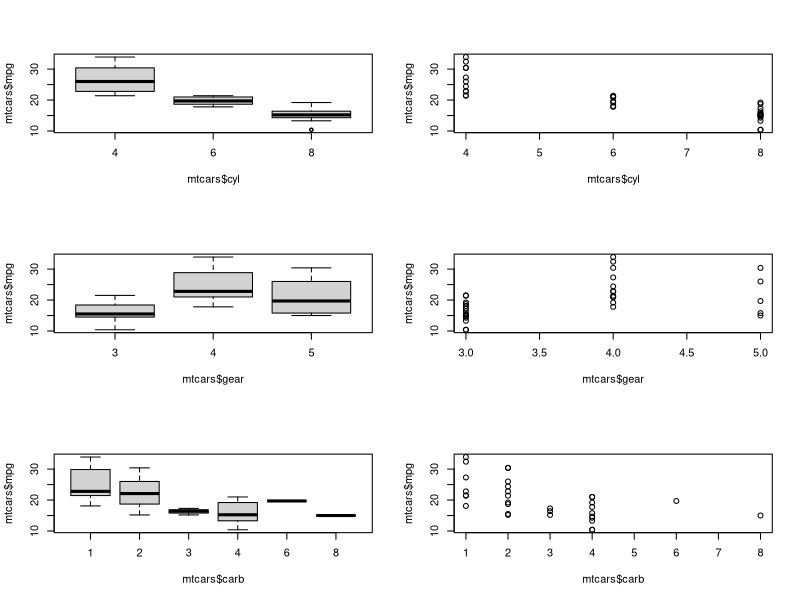

The R script that drew this image:
## ---- chunk 1

knitr::opts_chunk$set(echo = TRUE)

## ---- chunk 2

# Messages suppressed for this code chunk
library(datasets)  # For the mtcars data
library(tidyverse)
library(car)  # For the VIF function

# Load and view some information about the data
data("mtcars")
mtcars <- as_tibble(mtcars, rownames = "vehicle")  # Put row names in a column
str(mtcars)  # Check structure, all numeric besides vehicle names

## ---- chunk 3

# Figure output is suppressed in this code chunk
# Check if the discrete variables should be treated as numeric or categorical
par(mfrow = c(3, 2))  # Setup plot space
boxplot(mtcars$mpg ~ mtcars$cyl)
plot(mtcars$mpg ~ mtcars$cyl)  # Only three levels, but seems linear
boxplot(mtcars$mpg ~ mtcars$gear)
plot(mtcars$mpg ~ mtcars$gear)  # Only three levels, and doesn't seem linear
boxplot(mtcars$mpg ~ mtcars$carb)
plot(mtcars$mpg ~ mtcars$carb)  # Six levels, and somewhat linear
# Based on the checks above, cyl and carb will be treated as numeric and gear
# will be treated as categorical

# Proceed with converting data types
mtcars <- mtcars %>%
  mutate(vs = as.factor(vs)) %>%
  mutate(am = as.factor(am)) %>%
  mutate(gear = as.factor(gear))

# The vs and am variables are coded with zeros and ones, but it will be easier
# to work with them by the names those values represent:
levels(mtcars$vs) <- c("V-shaped", "Straight")
levels(mtcars$am) <- c("Automatic", "Manual")
